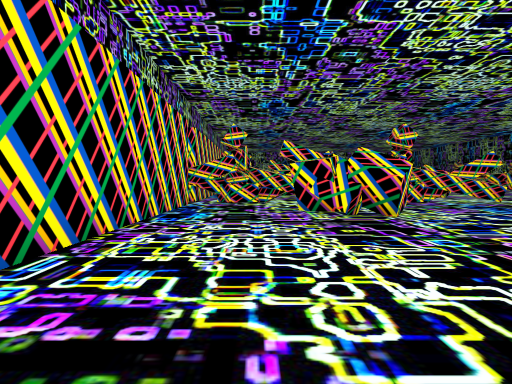
[1] (above)

16 first-person views from a walk through a scene from a Unity 3-D project. The camera is 1.2 m above the floor, tilts 2° down and sees 75° across. The floor is counted in squares, 2 m on a side. Each view is taken from the middle of a square. On the plan, view 1 faces up. The plan holds only what a view shows up to about 10 squares ahead; the rest is blank. The place goes on beyond the plan. The player is left out.

[2]
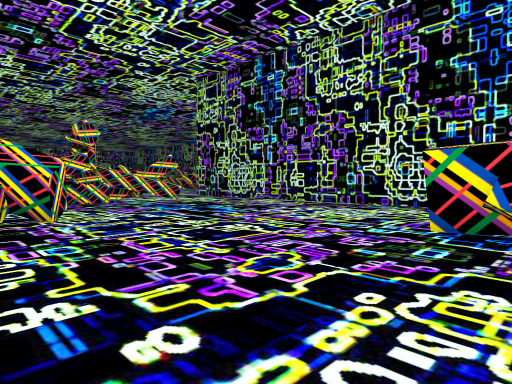

[3]
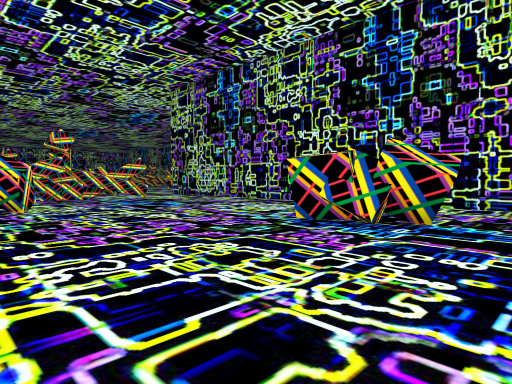

[4]
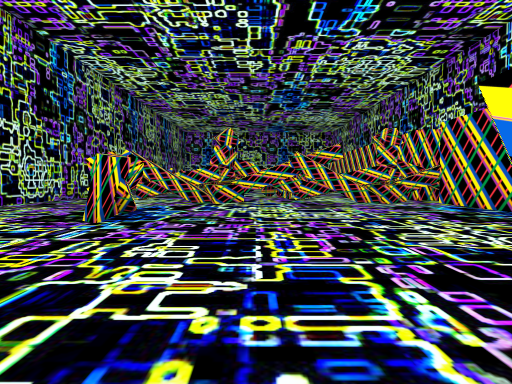

[5]
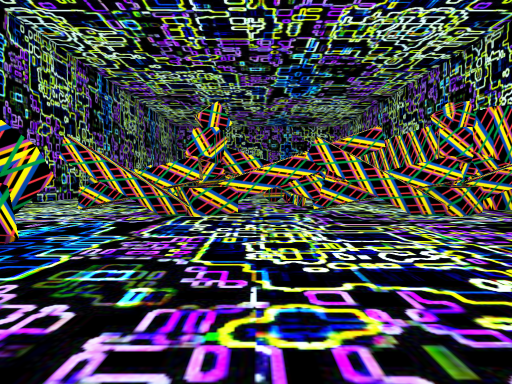

[6]
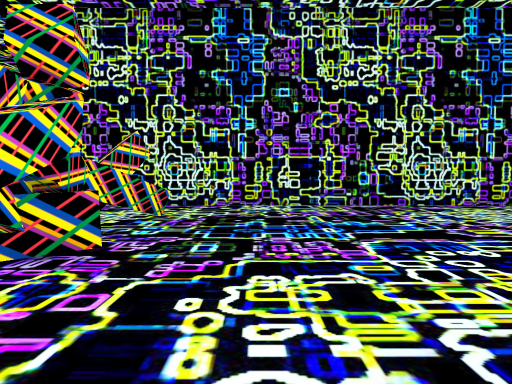

[7]
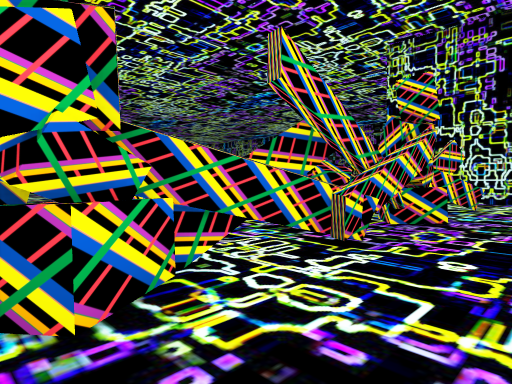

[8]
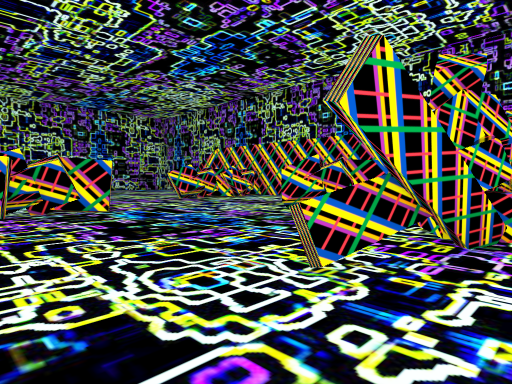

[9]
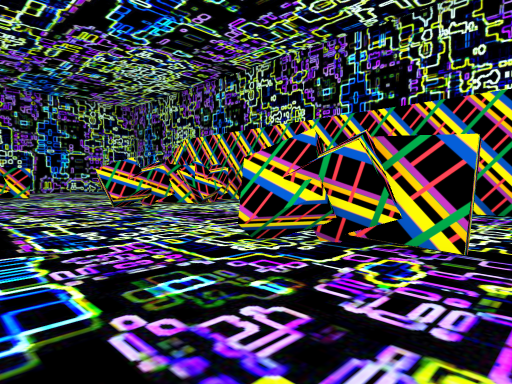

[10]
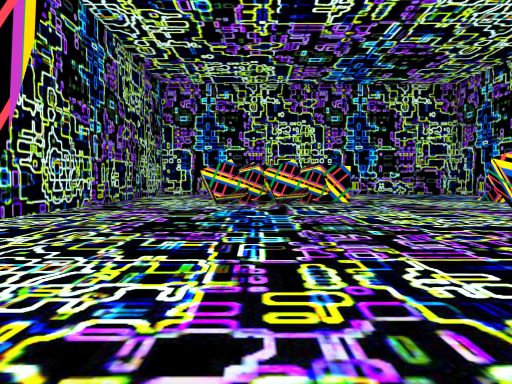

[11]
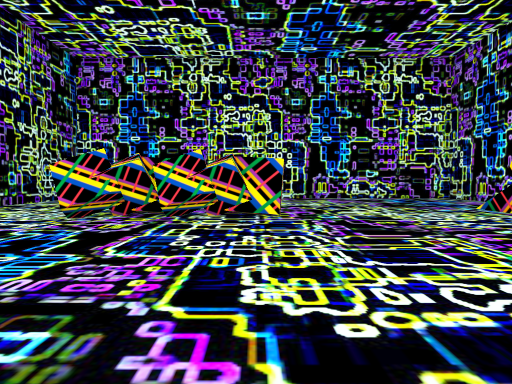

[12]
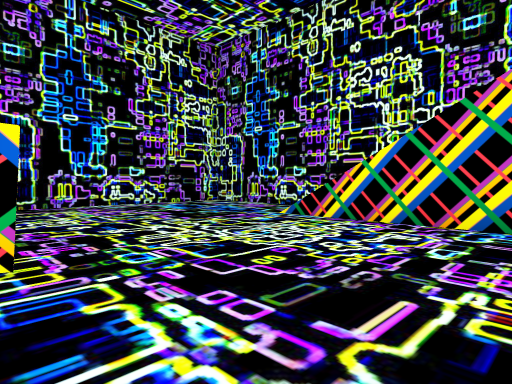

[13]
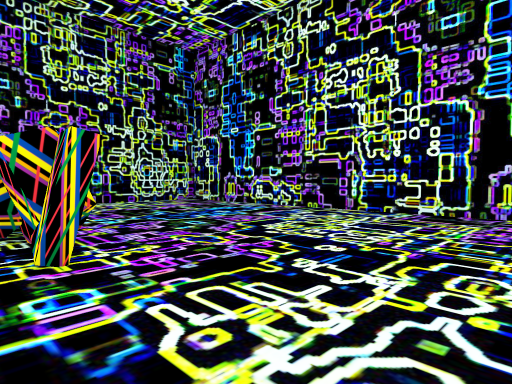

[14]
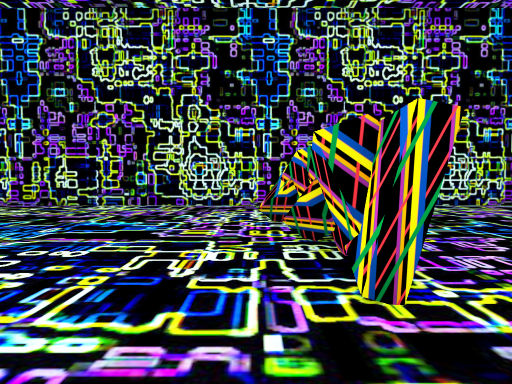

[15]
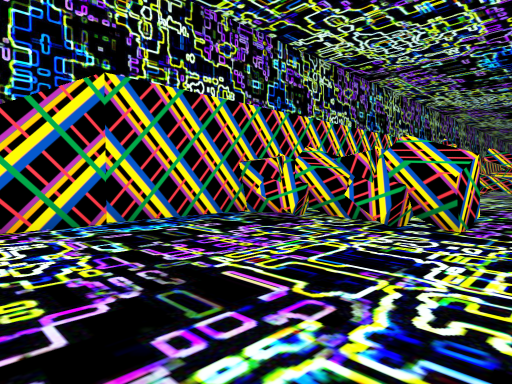

[16]
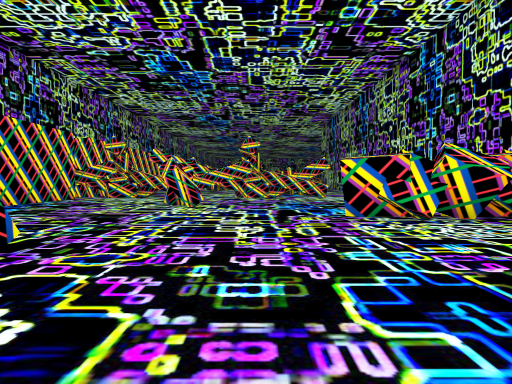

### Floor plan
Key: @ floor where view 1 was taken; # wall or solid block; . main floor; : floor 4 m higher than the main floor; / step, stairs or slope; O other object.
Columns run from 4 left of view 1 to 9 right of it. Each row starts with its distance up from view 1.
  9   #OO######..#
  8   #..........#
  7   #..........#
  6   #..OO......#
  5   #...O......#
  4   #..........#
  3   #..........#
  2   #..........#
  1   #......#...#
  0   #.@....OO..#
 -1   #.......O..#
 -2   #..........#
 -3   #OO######..#
 -4 # :..........#
 -5 # :...#......#
 -6 #  ...O......#
 -7 #  ...O......#
 -8 #  .........
 -9 #   ......OOOO
-10 #  ..........#
-11 #  OOOO......#
-12 # :...O......#
-13 # :..........#
-14 # :..........#
-15 # /..........#
-16 # /.......O..#
-17 # /....#OOO..#
-18 #//..........#
-19 #............#
-20 #............#
-21 #............#
-22 #............#
-23 ##############

Where each view was taken, in squares from view 1:
view 1: 0 up, 0 right, facing up
view 2: 0 up, 1 right, facing up-right
view 3: 2 down, 1 right, facing up-right
view 4: 6 up, 3 right, facing down
view 5: 3 up, 3 right, facing down
view 6: 7 up, 1 right, facing right
view 7: 7 up, 1 left, facing up-right
view 8: 2 down, 8 right, facing down-left
view 9: 4 down, 5 right, facing down-left
view 10: 8 down, 5 right, facing down
view 11: 11 down, 3 right, facing down
view 12: 14 down, 3 right, facing down-left
view 13: 16 down, 0 right, facing down-right
view 14: 16 down, 1 right, facing right
view 15: 16 down, 3 right, facing up-left
view 16: 14 down, 4 right, facing up
